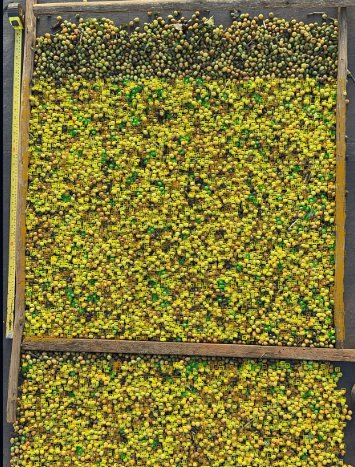
#> input picture paper_assets/real_print_bandeja_bboxes.jpg, 355 x 467 px; its folder holds only this picture in this run
$ python -i color_classifier.py   (imports and definitions only)
#> lines starting #> are read from the running program, lines starting #| are printed output that depends on the picture; after the words box and inside, x2 and y2 are one past the last pixel; in counts of white or black regions, pixels touching at a corner belong together
#> further down, picture is the input picture: shape (467, 355, 3); mean B, G, R 54.5, 120.6, 128.8
"""
color_classifier.py — Classificação por Faixa de Cor HSV.

Módulo responsável pela classificação dos frutos de café Arara
com base na análise de cor da região detectada (bounding box),
utilizando o espaço de cores HSV (Hue, Saturation, Value).

As 5 faixas de maturação são definidas por intervalos de HSV
calibrados a partir do guia visual de cores da variedade Arara:

    1. Verde (Imaturo)         → Frutos duros, verdes
    2. Amarelo Pálido          → Início da mudança de cor
    3. Cereja Amarelo          → Ponto ideal de colheita (amarelo vibrante)
    4. Passado (Amarelo Ocre)  → Frutos murchando, cor escurecendo
    5. Seco (Marrom/Preto)     → Casca preta enrugada

Autor: [Seu Nome]
Projeto: TCC — Visão Computacional Aplicada à Maturação do Café Arara
"""

from __future__ import annotations

import logging
from dataclasses import dataclass, field
from typing import Any

import cv2
import numpy as np
from numpy.typing import NDArray

logger = logging.getLogger(__name__)


# ═══════════════════════════════════════════════════════════════════════════
# Estrutura de dados para faixa de cor
# ═══════════════════════════════════════════════════════════════════════════

@dataclass(frozen=True)
class ColorRange:
    """Define uma faixa de cor HSV para uma classe de maturação.

    OpenCV usa: H [0–179], S [0–255], V [0–255].

    Attributes:
        class_id: Índice numérico da classe.
        class_name: Nome legível da classe.
        h_min: Hue mínimo.
        h_max: Hue máximo.
        s_min: Saturation mínima.
        s_max: Saturation máxima.
        v_min: Value mínimo.
        v_max: Value máximo.
        description: Descrição do estágio de maturação.
    """

    class_id: int
    class_name: str
    h_min: int
    h_max: int
    s_min: int
    s_max: int
    v_min: int
    v_max: int
    description: str = ""

    @property
    def lower(self) -> NDArray[np.uint8]:
        """Limite inferior HSV como array NumPy."""
        return np.array([self.h_min, self.s_min, self.v_min], dtype=np.uint8)

    @property
    def upper(self) -> NDArray[np.uint8]:
        """Limite superior HSV como array NumPy."""
        return np.array([self.h_max, self.s_max, self.v_max], dtype=np.uint8)

    # [7 lines left out: function __str__, not called in this run]


# ═══════════════════════════════════════════════════════════════════════════
# Faixas de cor padrão para Café Arara (calibradas pelo guia visual)
# ═══════════════════════════════════════════════════════════════════════════
#
# ┌──────────────────┬───────────────────────────────────────────────────┐
# │ Estágio          │ Descrição de Cor                                 │
# ├──────────────────┼───────────────────────────────────────────────────┤
# │ 1. Verde         │ Verde intenso → verde claro                      │
# │ 2. Amarelo       │ Verde-amarelado → amarelo pálido (transição)     │
# │ 3. Cereja        │ Amarelo vivo e brilhante (ponto ideal)           │
# │ 4. Passado       │ Amarelo-escuro → ocre/amarronzado                │
# │ 5. Seco          │ Marrom-escuro → preto (casca enrugada)           │
# └──────────────────┴───────────────────────────────────────────────────┘
#
# NOTA: Estes valores são pontos de partida. Ajuste fino deve ser feito
# com imagens reais do seu dataset. Use a função `calibrate_preview()`
# do dashboard para visualizar a máscara de cada faixa.

DEFAULT_COLOR_RANGES: list[ColorRange] = [
    ColorRange(
        class_id=0,
        class_name="verde",
        h_min=35, h_max=85,
        s_min=40, s_max=255,
        v_min=30, v_max=255,
        description="Frutos verdes, duros e sem maturação",
    ),
    ColorRange(
        class_id=1,
        class_name="cereja_1",
        h_min=22, h_max=34,
        s_min=40, s_max=170,
        v_min=130, v_max=255,
        description="Cereja I — início da mudança de cor (verde para amarelo claro)",
    ),
    ColorRange(
        class_id=2,
        class_name="cereja_2",
        h_min=18, h_max=33,
        s_min=150, s_max=255,
        v_min=150, v_max=255,
        description="Cereja II — amarelo vivo e brilhante (ápice da qualidade)",
    ),
    ColorRange(
        class_id=3,
        class_name="passa",
        h_min=8, h_max=24,
        s_min=50, s_max=200,
        v_min=40, v_max=150,
        description="Passa — frutos maduros murchando, ocre/âmbar (ápice da qualidade)",
    ),
    ColorRange(
        class_id=4,
        class_name="seco",
        h_min=0, h_max=179,
        s_min=0, s_max=120,
        v_min=0, v_max=75,
        description="Frutos secos — casca preta enrugada",
    ),
]


# ═══════════════════════════════════════════════════════════════════════════
# Classificador por Cor
# ═══════════════════════════════════════════════════════════════════════════

class ColorClassifier:
    """Classifica regiões de imagem por faixa de cor HSV.

    O classificador recebe uma região (crop) da imagem correspondente
    a um fruto detectado pelo YOLO e determina o estágio de maturação
    com base na cor predominante.

    Attributes:
        color_ranges: Lista de faixas de cor HSV para cada classe.
        min_pixel_ratio: Fração mínima de pixels que devem pertencer
                         a uma faixa para que a classificação seja válida.
    """

    def __init__(
        self,
        color_ranges: list[ColorRange] | None = None,
        min_pixel_ratio: float = 0.05,
    ) -> None:
        """Inicializa o classificador.

        Args:
            color_ranges: Faixas de cor customizadas. Se ``None``,
                          usa ``DEFAULT_COLOR_RANGES``.
            min_pixel_ratio: Fração mínima de pixels para uma
                             classificação válida (padrão: 5%).
        """
        self.color_ranges = color_ranges or DEFAULT_COLOR_RANGES
        self.min_pixel_ratio = min_pixel_ratio

        logger.info(
            "ColorClassifier inicializado com %d faixas de cor",
            len(self.color_ranges),
        )

    # [200 lines left out: functions _extract_roi, classify_roi, classify_detection, reclassify_detections, generate_color_mask, not called in this run]

    def generate_all_masks_overlay(
        self,
        image_bgr: NDArray[np.uint8],
        alpha: float = 0.5,
    ) -> NDArray[np.uint8]:
        """Gera uma sobreposição colorida de todas as faixas sobre a imagem.

        Cada faixa de cor é pintada com sua cor representativa sobre a
        imagem original, útil para calibração visual.

        Args:
            image_bgr: Imagem completa em BGR.
            alpha: Transparência da sobreposição (0 = invisível, 1 = opaco).

        Returns:
            Imagem BGR com sobreposição colorida.
        """
#> called with alpha = 0.5
        from src.utils import CLASS_COLORS_BGR_5

        overlay = image_bgr.copy()
        hsv = cv2.cvtColor(image_bgr, cv2.COLOR_BGR2HSV)
#> hsv: shape (467, 355, 3); mean H, S, V 30.4, 153.2, 131.2

        for cr in self.color_ranges:
            mask = cv2.inRange(hsv, cr.lower, cr.upper)
            color = CLASS_COLORS_BGR_5.get(cr.class_id, (255, 255, 255))
            overlay[mask > 0] = color
#> this loop made 5 passes
#> pass 1, in generate_all_masks_overlay, `mask = cv2.inRange(hsv, cr.lower, cr.upper)`:
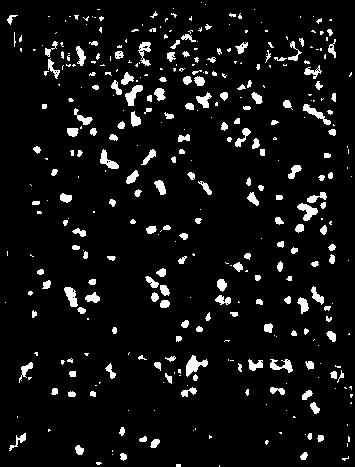
#> mask: shape (467, 355); 6.7% white; 380 white regions (205 under 20 px), largest, box (x1, y1, x2, y2) and area: (186, 355, 208, 377) 224, (297, 203, 318, 221) 187, (125, 85, 143, 106) 182
#> pass 2, in generate_all_masks_overlay, `mask = cv2.inRange(hsv, cr.lower, cr.upper)`:
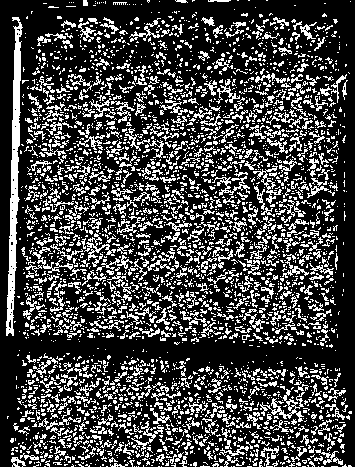
#> mask: shape (467, 355); 26.8% white in thin lines or dots
#> pass 3, in generate_all_masks_overlay, `mask = cv2.inRange(hsv, cr.lower, cr.upper)`:
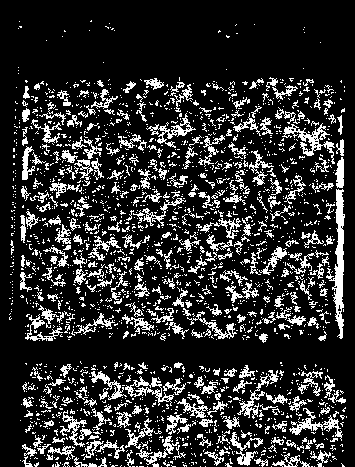
#> mask: shape (467, 355); 18.4% white in thin lines or dots
#> after the loop:
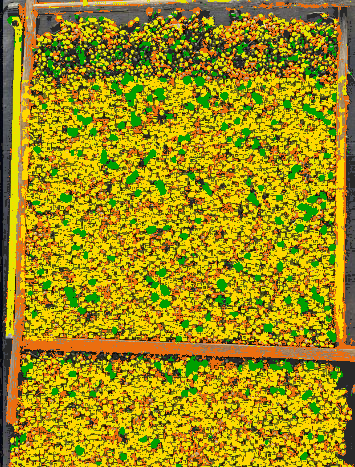
#> overlay: shape (467, 355, 3); mean B, G, R 18.8, 142.6, 160.4

        blended = cv2.addWeighted(image_bgr, 1 - alpha, overlay, alpha, 0)
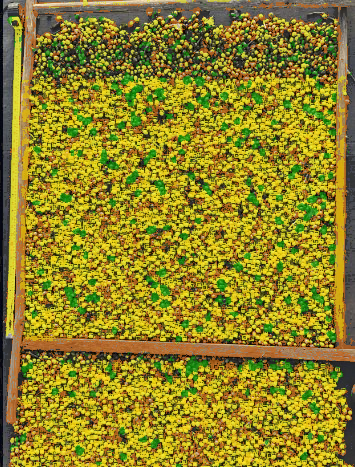
#> blended: shape (467, 355, 3); mean B, G, R 36.7, 131.6, 144.6
        return blended


# ═══════════════════════════════════════════════════════════════════════════
# Funções utilitárias
# ═══════════════════════════════════════════════════════════════════════════

# [44 lines left out: functions get_default_classifier, color_ranges_to_dict, dict_to_color_ranges, not called in this run]

>>> import cv2
>>> picture = cv2.imread('../paper_assets/real_print_bandeja_bboxes.jpg')
>>> result = ColorClassifier().generate_all_masks_overlay(picture)

$ run again, on paper_assets/real_print_bandeja_completa.png
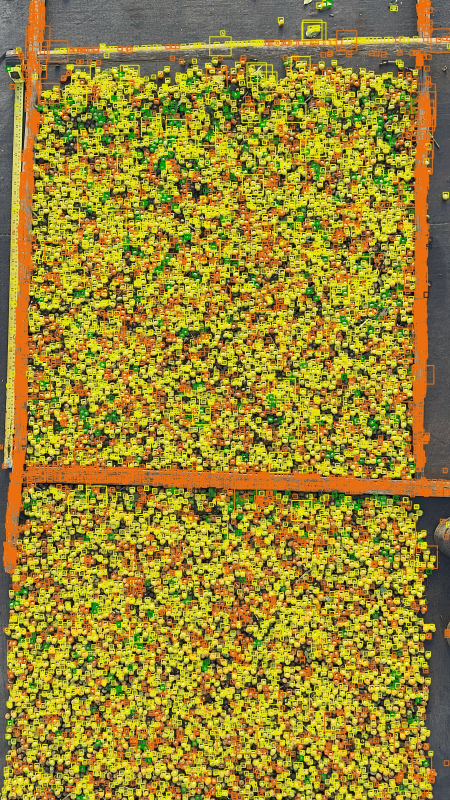
#> input picture paper_assets/real_print_bandeja_completa.png, 900 x 1600 px (shown at 1/2 size)
#> picture is the input picture: shape (1600, 900, 3); mean B, G, R 48.2, 135.9, 155
#> hsv: shape (1600, 900, 3); mean H, S, V 31.7, 171.3, 159.3
#> the loop in generate_all_masks_overlay, `for cr in self.color_ranges:` made 5 passes
#> pass 1, in generate_all_masks_overlay, `mask = cv2.inRange(hsv, cr.lower, cr.upper)`:
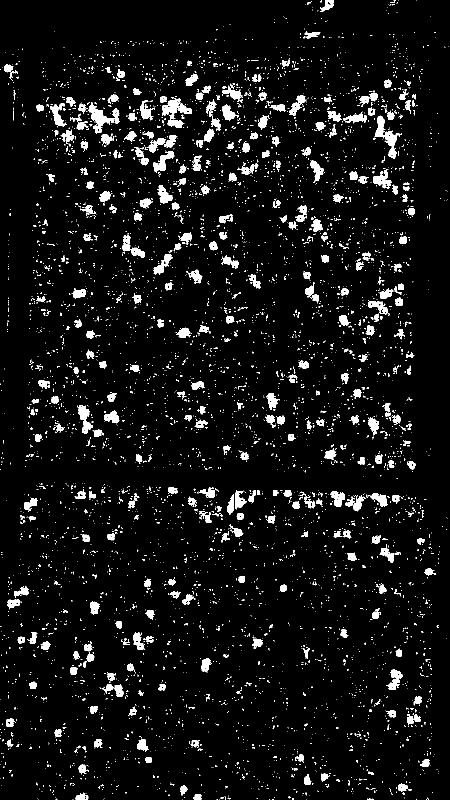
#> mask: shape (1600, 900) (shown at 1/2 size); 6.1% white; 5478 white regions (5037 under 20 px), largest, box (x1, y1, x2, y2) and area: (324, 194, 383, 256) 1512, (177, 204, 239, 267) 1423, (749, 231, 803, 318) 1322
#> in generate_all_masks_overlay, `blended = cv2.addWeighted(image_bgr, 1 - alpha, overlay, alpha, 0)`:
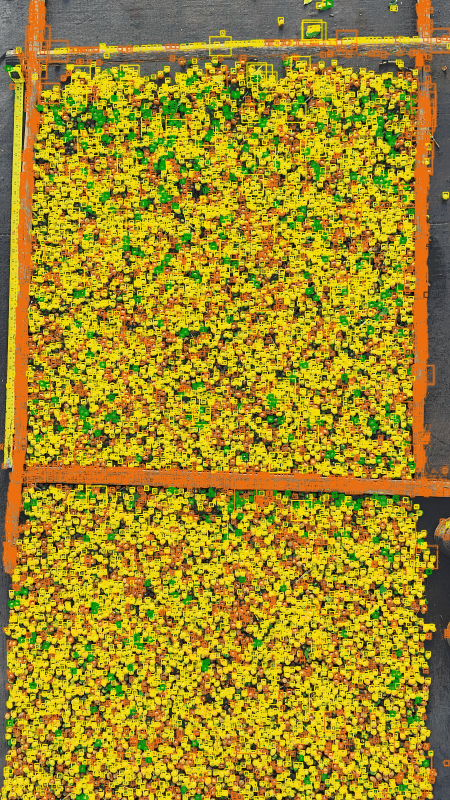
#> blended: shape (1600, 900, 3) (shown at 1/2 size); mean B, G, R 35, 140.6, 163.4
